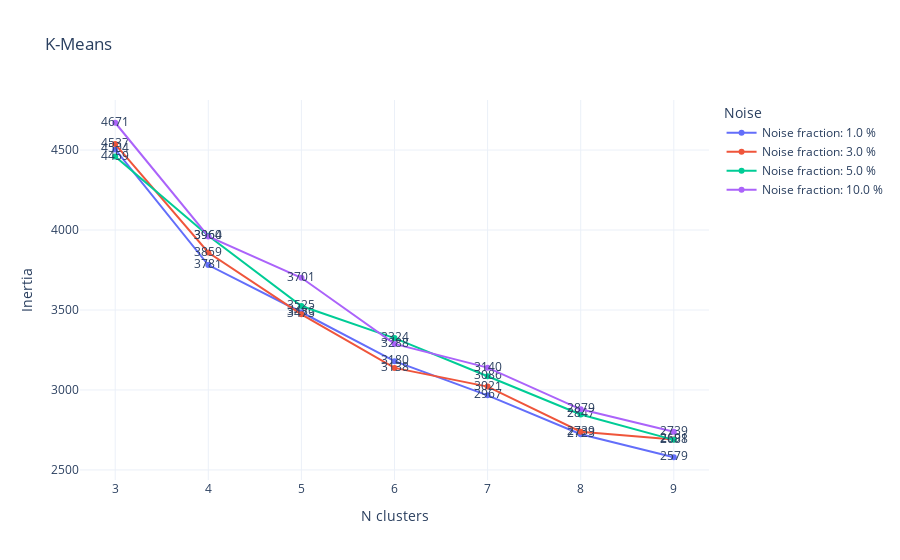

Notebook cell for this chart:
### Code cell
plot_algorithm_results(results_df, 'kmeans', 'K-Means')

### Figure 1 — Plotly figure (JSON) as saved in the notebook; plotly's stock layout.template omitted (floating-point values rounded to 4 significant figures)
{"data": [{"mode": "lines+markers+text", "name": "Noise fraction: 1.0 %", "text": [4504.0, 3781.0, 3486.0, 3180.0, 2967.0, 2723.0, 2579.0], "type": "scatter", "x": [3, 4, 5, 6, 7, 8, 9], "y": [4504.0, 3781.0, 3486.0, 3180.0, 2967.0, 2723.0, 2579.0]}, {"mode": "lines+markers+text", "name": "Noise fraction: 3.0 %", "text": [4537.0, 3859.0, 3473.0, 3138.0, 3021.0, 2739.0, 2691.0], "type": "scatter", "x": [3, 4, 5, 6, 7, 8, 9], "y": [4537.0, 3859.0, 3473.0, 3138.0, 3021.0, 2739.0, 2691.0]}, {"mode": "lines+markers+text", "name": "Noise fraction: 5.0 %", "text": [4459.0, 3964.0, 3525.0, 3324.0, 3086.0, 2847.0, 2688.0], "type": "scatter", "x": [3, 4, 5, 6, 7, 8, 9], "y": [4459.0, 3964.0, 3525.0, 3324.0, 3086.0, 2847.0, 2688.0]}, {"mode": "lines+markers+text", "name": "Noise fraction: 10.0 %", "text": [4671.0, 3960.0, 3701.0, 3288.0, 3140.0, 2879.0, 2739.0], "type": "scatter", "x": [3, 4, 5, 6, 7, 8, 9], "y": [4671.0, 3960.0, 3701.0, 3288.0, 3140.0, 2879.0, 2739.0]}], "layout": {"legend": {"title": {"text": "Noise"}}, "title": {"text": "K-Means"}, "xaxis": {"title": {"text": "N clusters"}}, "yaxis": {"title": {"text": "Inertia"}}}}
